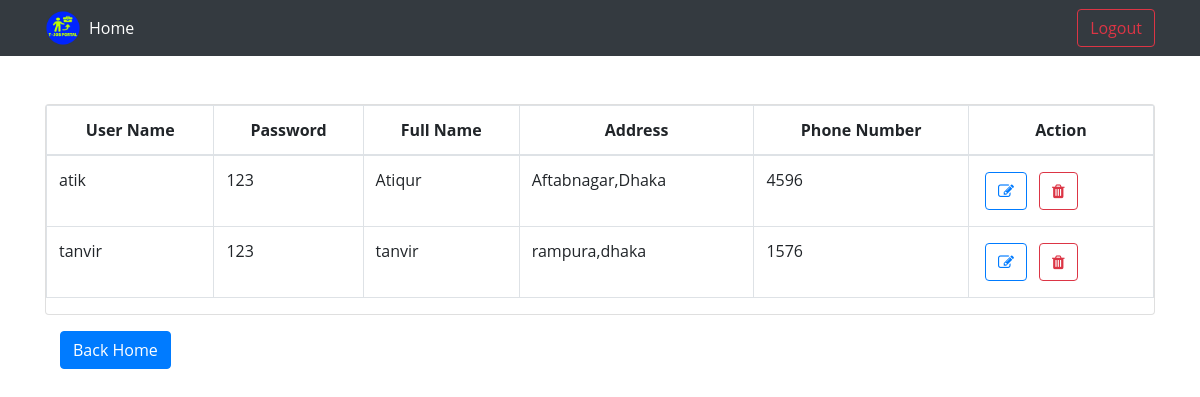
/viewEmp.php, run on the app's committed database.
### tables this page shows
CREATE TABLE `employee` (
  `user_name` varchar(20) NOT NULL,
  `user_pass` varchar(20) NOT NULL,
  `fullname` varchar(30) NOT NULL,
  `address` varchar(20) NOT NULL,
  `phn` varchar(13) NOT NULL,
  `email` varchar(20) NOT NULL
);

### viewEmp.php (the view, shortened to what this page needs)
<?php
    include 'conn.php';
    $sql="SELECT * FROM employee";
    $result=mysqli_query($conn,$sql);
?>
<!DOCTYPE html>
<html lang="en">
<head>
    <link rel="stylesheet" a href="CSS/bootstrap.css"/>
    <link rel="stylesheet" href="css/bootstrap.min.css" />
    <link rel="stylesheet" href="css/font-awesome.min.css" />
    <link rel="stylesheet" href="css/style.css" />
</head>
<body>
        <div class="container">
            <div class="row">
                <div class="col m-auto">
                    <div class="card mt-5">
                        <table class="table table-bordered table-hover">
                            <thead>
                                <tr>
                                    <td scope="col" class="font-weight-bold text-center">User Name</td>
                                    <td scope="col" class="font-weight-bold text-center">Password</td>
                                    <td scope="col" class="font-weight-bold text-center">Full Name</td>
                                    <td scope="col" class="font-weight-bold text-center">Address</td>
                                    <td scope="col" class="font-weight-bold text-center">Phone Number</td>
                                    <td scope="col" class="font-weight-bold text-center">Action</td>
                                </tr>
                            </thead>
                            <?php
                                    while($row=mysqli_fetch_assoc($result))
                                    {
                                        $uName = $row['user_name'];
                                        $uPass = $row['user_pass'];
                                        $fullName = $row['fullname'];
                                        $address = $row['address'];
                                        $phn = $row['phn'];
                            ?>
                                    <tr>
                                        <td class="fw-normal"><?php echo $uName ?></td>
                                        <td class="fw-normal"><?php echo $uPass ?></td>
                                        <td class="fw-normal"><?php echo $fullName ?></td>
                                        <td class="fw-normal"><?php echo $address ?></td>
                                        <td class="fw-normal"><?php echo $phn ?></td>
                                        <td>
                                            <a href="editUser.php?userId=<?php echo $uName ?>&tableName=employee" class="btn btn-outline-primary m-1"><i class="fa fa-pencil-square-o" aria-hidden="true"></i></a>
                                            <a href="deleteUser.php?userId=<?php echo $uName ?>&tableName=employee" class="btn btn-outline-danger m-1"><i class="fa fa-trash" aria-hidden="true"></i></a>
                                        </td>
                                    </tr>
                            <?php
                                    }
                            ?>
                        </table>
                    </div>
                </div>
            </div>
        </div>
        <section>
            <div class="container">
                <div class="col-md-4 mt-3">
                    <a href="admindash.php" class="btn btn-primary">Back Home</a>
                </div>
            </div>
        </section>
</body>
</html>

### css/style.css (style rules this page uses)
* { padding: 0px; margin: 0px; }
body { font-family: 'Open Sans', sans-serif; }
a { text-decoration: none; }

### data on the page
employee: user_name "atik", user_pass "123", fullname "Atiqur", address "Aftabnagar,Dhaka", phn "4596"
employee: user_name "tanvir", user_pass "123", fullname "tanvir", address "rampura,dhaka", phn "1576"
